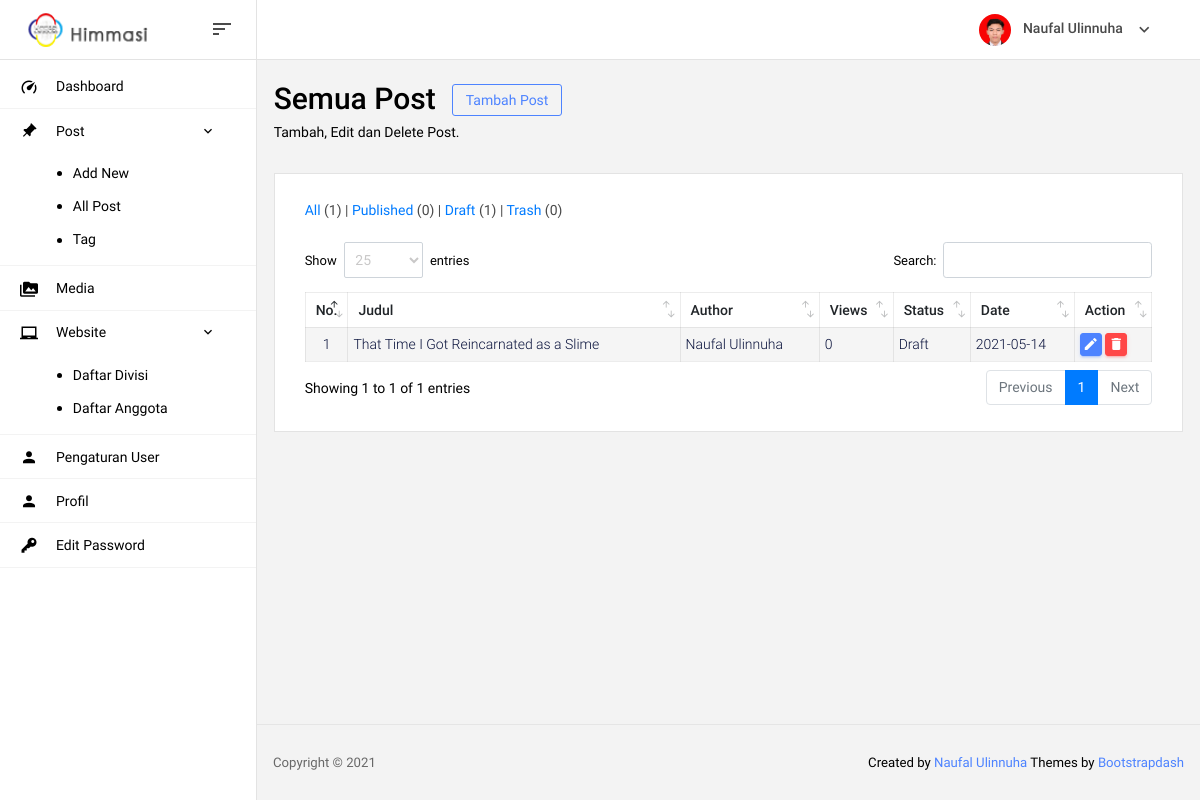
/admin/index.php?page=post (signed in), run on an earlier commit of the app's database.
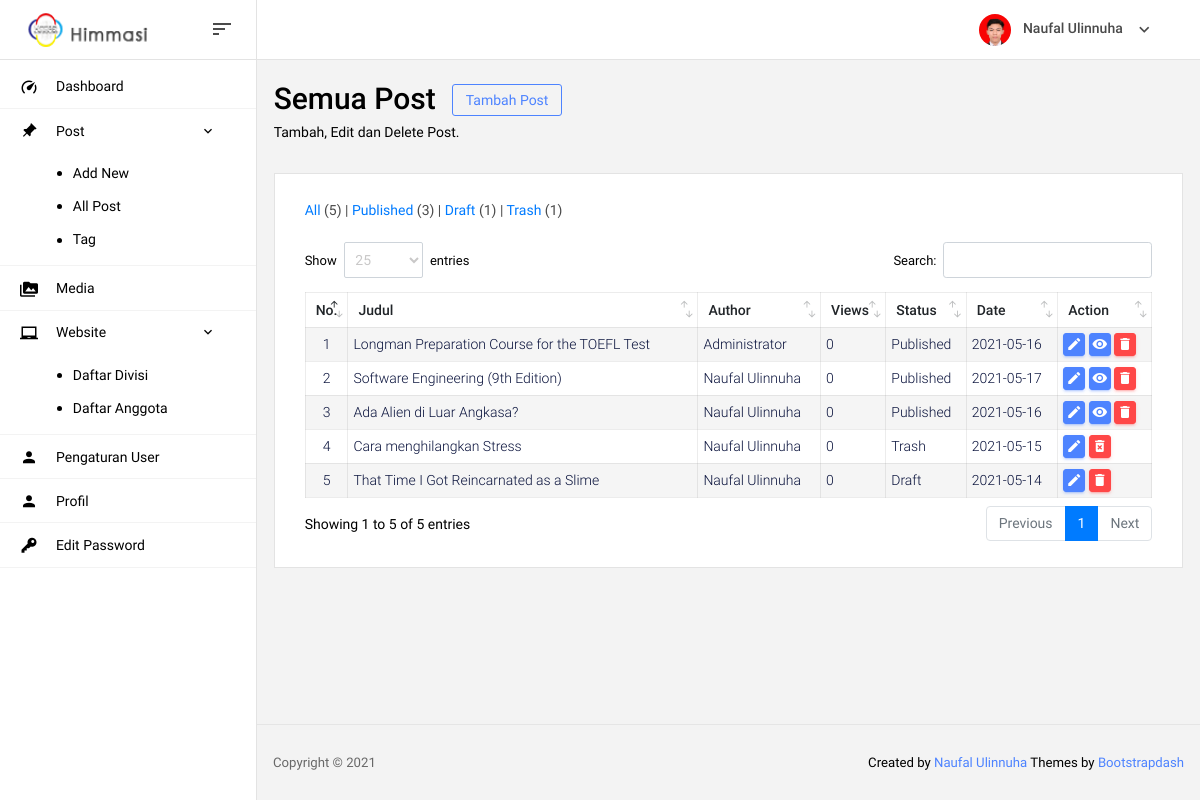
And on a later commit of the database.
### tables this page shows
CREATE TABLE `user` (
  `id_user` int(11) NOT NULL,
  `nama` varchar(100) NOT NULL,
  `username` varchar(50) NOT NULL,
  `password` varchar(50) NOT NULL,
  `level` varchar(50) NOT NULL,
  `jabatan` varchar(50) NOT NULL,
  `foto` varchar(50) NOT NULL
);

CREATE TABLE `post` (
  `id_post` int(11) NOT NULL,
  `judul` varchar(50) NOT NULL,
  `isi` text NOT NULL,
  `status` varchar(50) NOT NULL,
  `link` varchar(50) NOT NULL,
  `views` int(11) NOT NULL,
  `insert_by` int(11) NOT NULL,
  `insert_at` date NOT NULL,
  `update_by` int(11) NOT NULL,
  `update_at` date NOT NULL
);

### admin/includes/session.php (called while the page is built, shortened)
<?php
	$id_user = $_SESSION['id_user'];
	$level = $_SESSION['level'];
	$query = mysqli_query($koneksi,"SELECT `username`, `nama`, `foto` FROM `user` WHERE `id_user` = $id_user");
  	while($data = mysqli_fetch_row($query)){
    	$nama     = $data[1];
    	$foto     = $data[2];
  	}
?>

### admin/page/post.php (the view, shortened to what this page needs)
<section class="row">
  <div class="col-md-12 grid-margin">
    <div class="d-flex justify-content-between flex-wrap">
      <div class="d-flex align-items-end flex-wrap">
        <div class="mr-md-3 mr-xl-5">
          <div class="row m-0">
            <h2>Semua Post</h2>
            <a href="index.php?page=post-new" type="button" class="btn btn-outline-primary btn-sm ml-3" style="height: fit-content;">
              Tambah Post
            </a>
          </div>
          <p class="mb-md-0">Tambah, Edit dan Delete Post.</p>
        </div>
      </div>
    </div>
  </div>
</section>
<section class="card">
  <div class="card-body">
    <h4 class="mb-4">
      <span class="card-title"><a href="index.php?page=post">All</a>
        (<?= mysqli_num_rows(mysqli_query($koneksi, "SELECT * FROM `post`")) ?>) | </span>
      <span class="card-title"><a href="index.php?page=post&post_type=publish">Published</a>
        (<?= mysqli_num_rows(mysqli_query($koneksi, "SELECT * FROM `post` WHERE `status`='publish'")) ?>) | </span>
      <span class="card-title"><a href="index.php?page=post&post_type=draft">Draft</a>
        (<?= mysqli_num_rows(mysqli_query($koneksi, "SELECT * FROM `post` WHERE `status`='draft'")) ?>) | </span>
      <span class="card-title"><a href="index.php?page=post&post_type=trash">Trash</a>
        (<?= mysqli_num_rows(mysqli_query($koneksi, "SELECT * FROM `post` WHERE `status`='trash'")) ?>)</span>
    </h4>
    <div class="row">
      <div class="col-12">
        <div class="table-responsive">
          <table id="data-alumni" class="table">
            <thead>
              <tr>
                <th>No.</th>
                <th>Judul</th>
                <th>Author</th>
                <th>Views</th>
                <th>Status</th>
                <th>Date</th>
                <th>Action</th>
              </tr>
            </thead>
            <tbody>
              <?php
                $no = 1;
                $sql = "SELECT * FROM `post` LEFT JOIN `user` ON `post`.`insert_by`=`user`.`id_user`";
                $sql .= " ORDER BY `id_post` DESC";
                $query = mysqli_query($koneksi,$sql);
                while($data = mysqli_fetch_array($query)){
                  $id_post = $data["id_post"];
                  $judul   = $data["judul"];
                  $author  = $data["nama"];
                  $views   = $data["views"];
                  $date    = $data["update_at"];
                  $status  = $data["status"];
              ?>
              <tr>
                <td class="td-nomer"><?= $no ?></td>
                <td><?= $judul ?></td>
                <td><?= $author ?></td>
                <td><?= $views ?></td>
                <td>
                    <p style="text-transform: capitalize;">
                      <?php if ($status=="publish") {echo "Published";} else {echo $status;} ?>
                    </p>
                </td>
                <td><?= $date ?></td>
                <td>
                  <a href="index.php?page=post-edit&id_post=<?= $id_post ?>" type="button" class="btn btn-primary btn-sm btn-table" title="Edit"><i class="mdi mdi-pencil"></i></a>
                  <?php
                    if ($status=="publish") { ?>
                      <a href="#" type="button" class="btn btn-primary btn-sm btn-table" title="Lihat Postingan"><i class="mdi mdi-eye"></i></a>
                    <?php } if ($status=="publish"||$status=="draft") {?>
                      <button type="button" class="btn btn-danger btn-sm btn-table" title="Hapus" data-toggle="modal" data-target="#hapusPost" onclick='hapusPost(<?php echo '"'.$id_post.'"' ?>)'><i class="mdi mdi-delete"></i></button>
                    <?php } if ($status=="trash") {?>
                      <button type="button" class="btn btn-danger btn-sm btn-table" title="Hapus permanent" data-toggle="modal" data-target="#deletePost" onclick='deletePost(<?php echo '"'.$id_post.'"' ?>)'><i class="mdi mdi-delete-forever"></i></button>
                    <?php }
                  ?>
                </td>
              </tr>
              <?php $no++; } ?>
            </tbody>
          </table>
        </div>
      </div>
    </div>
  </div>
</section>

### admin/index.php (shortened to what this page needs)
<?php
  include('../koneksi/koneksi.php');
  include('includes/session.php');
?>
<!DOCTYPE html>
<html lang="en">
<head>
  <?php include("includes/head.php"); ?>
</head>
<body>
  <div class="container-scroller">
    <?php include("includes/navbar.php"); ?>
    <div class="container-fluid page-body-wrapper">
      <?php include("includes/sidebar.php"); ?>
      <div class="main-panel">
        <div class="content-wrapper pt-4">
          <?php
            if (isset($_GET["page"])) {
              $page = $_GET["page"];
              $admin_page = array(
                "dashboard","password","logout","post","post-new","post-edit","post-tag","profil",
                "user","media","user2","tag2"
              );
              if  (in_array($page, $admin_page)) {
                include("page/$page.php");
              }else{echo "Page not found!";}
            }
            else{ include("page/dashboard.php"); }
          ?>
        </div>
        <?php include("includes/footer.php"); ?>
      </div>
    </div>
  </div>
</body>
</html>

### admin/includes/head.php (shortened to what this page needs)
<link rel="stylesheet" href="assets/vendors/mdi/css/materialdesignicons.min.css">
<link rel="stylesheet" href="assets/vendors/base/vendor.bundle.base.css">
<link rel="stylesheet" href="assets/vendors/datatables.net-bs4/dataTables.bootstrap4.css">
<link rel="stylesheet" href="assets/vendors/summernote/dist/summernote-bs4.css">
<link rel="stylesheet" href="assets/css/style.css">

### admin/includes/navbar.php (shortened to what this page needs)
<nav class="navbar col-lg-12 col-12 p-0 fixed-top d-flex flex-row">
      <div class="navbar-brand-wrapper d-flex justify-content-center">
        <div class="navbar-brand-inner-wrapper d-flex justify-content-between align-items-center w-100">
          <a class="navbar-brand brand-logo" href="index.php"><img class="w-100" src="assets/img/logo.png" alt="logo"/></a>
          <button class="navbar-toggler navbar-toggler align-self-center" type="button" data-toggle="minimize">
            <span class="mdi mdi-sort-variant"></span>
          </button>
        </div>
      </div>
      <div class="navbar-menu-wrapper d-flex align-items-center justify-content-end">
        <ul class="navbar-nav navbar-nav-right">
          <li class="nav-item nav-profile dropdown">
            <a class="nav-link dropdown-toggle" href="#" data-toggle="dropdown" id="profileDropdown">
              <img src="assets/img/profil/<?= $foto ?>" class="img-profil" alt="profile"/>
              <span class="nav-profile-name"><?= $nama ?></span>
            </a>
          </li>
        </ul>
      </div>
    </nav>

### admin/includes/sidebar.php (shortened to what this page needs)
<nav class="sidebar sidebar-offcanvas" id="sidebar">
  <ul class="nav">
    <li class="nav-item">
      <a class="nav-link" href="index.php">
        <i class="mdi mdi-speedometer menu-icon"></i>
        <span class="menu-title">Dashboard</span>
      </a>
    </li>
    <li class="nav-item">
      <a class="nav-link" data-toggle="collapse" href="#post" aria-expanded="false" aria-controls="ui-basic">
        <i class="mdi mdi-pin menu-icon" style="transform: rotate(45deg);"></i>
        <span class="menu-title">Post</span>
        <i class="menu-arrow"></i>
      </a>
      <div class="collapse" id="post">
        <ul class="nav flex-column sub-menu">
          <li class="nav-item"> <a class="nav-link" href="index.php?page=post-new">Add New</a></li>
          <li class="nav-item"> <a class="nav-link" href="index.php?page=post">All Post</a></li>
          <li class="nav-item"> <a class="nav-link" href="index.php?page=post-tag">Tag</a></li>
        </ul>
      </div>
    </li>
    <li class="nav-item">
      <a class="nav-link" href="index.php?page=media">
        <i class="mdi mdi-folder-multiple-image menu-icon"></i>
        <span class="menu-title">Media</span>
      </a>
    </li>
    <li class="nav-item">
      <a class="nav-link" data-toggle="collapse" href="#website" aria-expanded="false" aria-controls="ui-basic">
        <i class="mdi mdi-laptop-chromebook menu-icon"></i>
        <span class="menu-title">Website</span>
        <i class="menu-arrow"></i>
      </a>
      <div class="collapse" id="website">
        <ul class="nav flex-column sub-menu">
          <li class="nav-item"> <a class="nav-link" href="index.php?page=divisi">Daftar Divisi</a></li>
          <li class="nav-item"> <a class="nav-link" href="index.php?page=anggota">Daftar Anggota</a></li>
        </ul>
      </div>
    </li>
    <?php
      if ($level=="superadmin") { ?>
       <li class="nav-item">
        <a class="nav-link" href="index.php?page=user">
          <i class="mdi mdi-account menu-icon"></i>
          <span class="menu-title">Pengaturan User</span>
        </a>
      </li>
      <?php }
    ?>
    <li class="nav-item">
      <a class="nav-link" href="index.php?page=profil">
        <i class="mdi mdi-account menu-icon"></i>
        <span class="menu-title">Profil</span>
      </a>
    </li>
    <li class="nav-item">
      <a class="nav-link" href="index.php?page=password">
        <i class="mdi mdi-key-variant menu-icon flip-h"></i>
        <span class="menu-title">Edit Password</span>
      </a>
    </li>
  </ul>
</nav>

### admin/includes/footer.php
<footer class="footer">
          <div class="d-sm-flex justify-content-center justify-content-sm-between">
            <span class="text-muted d-block text-center text-sm-left d-sm-inline-block">Copyright © 2021</span>
            <span class="float-none float-sm-right d-block mt-1 mt-sm-0 text-center">
            	Created by <a href="https://wa.me/6285234006051" target="_blank">Naufal Ulinnuha</a>
            	Themes by <a href="https://www.bootstrapdash.com/" target="_blank">Bootstrapdash</a>
            </span>
          </div>
        </footer>

### admin/includes/head.php (style rules this page uses)
p { margin: 0px }
.table thead tr th { padding: 10px !important; font-size: 14px; }
.table tbody tr td { padding: 5px !important }
.btn-table { padding: 2px !important; height: fit-content; }
.btn-table i { font-size: 16px !important }
.btn i { font-size: 14px; }
.img-profil { object-fit: cover; object-position: top }
.dataTables_wrapper .dataTable .btn { padding: 3px 5px 5px 3px; }
.card { border: 1px solid #e3e3e3; }
.td-nomer { width: 10px; text-align: center; }
.flip-h { transform: scale(-1, 1) }
.dataTables_wrapper .dataTable thead .sorting:before, .dataTables_wrapper .dataTable thead .sorting_asc:before, .dataTables_wrapper .dataTable thead .sorting_desc:before, .dataTables_wrapper .dataTable thead .sorting_asc_disabled:before, .dataTables_wrapper .dataTable thead .sorting_desc_disabled:before { right: 8px;bottom: 10px; }
.dataTables_wrapper .dataTable thead .sorting:after, .dataTables_wrapper .dataTable thead .sorting_asc:after, .dataTables_wrapper .dataTable thead .sorting_desc:after, .dataTables_wrapper .dataTable thead .sorting_asc_disabled:after, .dataTables_wrapper .dataTable thead .sorting_desc_disabled:after { right: 3px;bottom: 0px; }

### admin/includes/sidebar.php (style rules this page uses)
.nav-item.active .nav-link i { color: #000 !important; }
.nav-item.active .nav-link span { color: #000 !important; }

### admin/page/post.php (style rules this page uses)
.card-title { text-transform: none !important; font-weight: 400 !important }

What changed in the data, as far as the page shows it:
added post: judul "Longman Preparation Course for the TOEFL Test", insert_by.nama "Administrator", views "0", status "Published", update_at "2021-05-16"
added post: judul "Software Engineering (9th Edition)", insert_by.nama "Naufal Ulinnuha", views "0", status "Published", update_at "2021-05-17"
added post: judul "Ada Alien di Luar Angkasa?", insert_by.nama "Naufal Ulinnuha", views "0", status "Published", update_at "2021-05-16"
added post: judul "Cara menghilangkan Stress", insert_by.nama "Naufal Ulinnuha", views "0", status "Trash", update_at "2021-05-15"
Also different on the page:
mysqli_num_rows(mysqli_query($koneksi, "SELECT * FROM `post`")): "1" → "5"
text written by a page script: "Show entries Search: Showing 1 to 1 of 1 entries Previous 1 Next" → "Show entries Search: Showing 1 to 5 of 5 entries Previous 1 Next"
text no longer shown: "0 0"
text now shown: "3 1"
